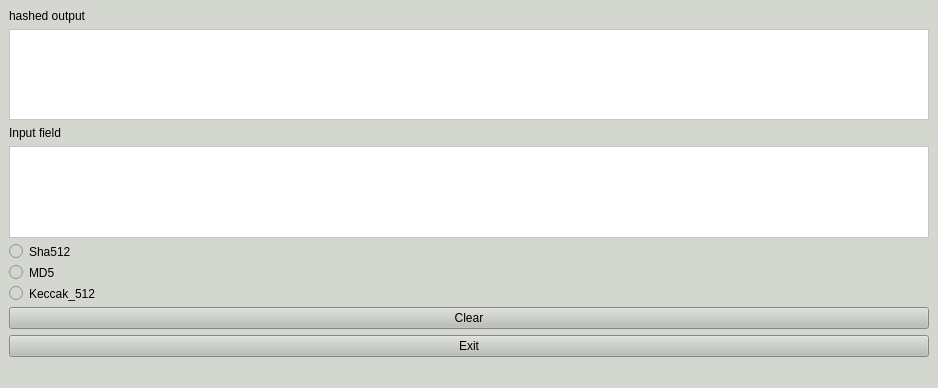
<?xml version="1.0" encoding="UTF-8"?>
<ui version="4.0">
 <class>RealTimeHash</class>
 <widget class="QMainWindow" name="RealTimeHash">
  <property name="geometry">
   <rect>
    <x>0</x>
    <y>0</y>
    <width>938</width>
    <height>388</height>
   </rect>
  </property>
  <property name="windowTitle">
   <string>RealTimeHash</string>
  </property>
  <property name="styleSheet">
   <string notr="true">background-color: rgb(211, 215, 207);
alternate-background-color: rgb(136, 138, 133);
border-color: rgb(0, 0, 0);</string>
  </property>
  <widget class="QWidget" name="centralwidget">
   <layout class="QVBoxLayout" name="verticalLayout">
    <item>
     <layout class="QVBoxLayout" name="verticalLayout_2">
      <item>
       <widget class="QLabel" name="label">
        <property name="text">
         <string>hashed output</string>
        </property>
       </widget>
      </item>
      <item>
       <widget class="QTextBrowser" name="output_field">
        <property name="styleSheet">
         <string notr="true">background-color: rgb(255, 255, 255);</string>
        </property>
       </widget>
      </item>
      <item>
       <spacer name="verticalSpacer_2">
        <property name="orientation">
         <enum>Qt::Vertical</enum>
        </property>
        <property name="sizeHint" stdset="0">
         <size>
          <width>20</width>
          <height>40</height>
         </size>
        </property>
       </spacer>
      </item>
      <item>
       <widget class="QLabel" name="label_2">
        <property name="text">
         <string>Input field</string>
        </property>
       </widget>
      </item>
      <item>
       <widget class="QTextEdit" name="input_field">
        <property name="styleSheet">
         <string notr="true">background-color: rgb(255, 255, 255);</string>
        </property>
       </widget>
      </item>
      <item>
       <widget class="QRadioButton" name="sha_hash_radio_button">
        <property name="styleSheet">
         <string notr="true">color: rgb(0, 0, 0);
</string>
        </property>
        <property name="text">
         <string>Sha512</string>
        </property>
       </widget>
      </item>
      <item>
       <widget class="QRadioButton" name="md5_hash_radio_button">
        <property name="styleSheet">
         <string notr="true">color: rgb(0, 0, 0);</string>
        </property>
        <property name="text">
         <string>MD5</string>
        </property>
       </widget>
      </item>
      <item>
       <widget class="QRadioButton" name="keccak_hash_radio_button">
        <property name="styleSheet">
         <string notr="true">color: rgb(0, 0, 0);
selection-background-color: rgb(0, 0, 0);</string>
        </property>
        <property name="text">
         <string>Keccak_512</string>
        </property>
       </widget>
      </item>
      <item>
       <widget class="QPushButton" name="clear_button">
        <property name="styleSheet">
         <string notr="true">background-color: rgb(186, 189, 182);</string>
        </property>
        <property name="text">
         <string>Clear</string>
        </property>
       </widget>
      </item>
      <item>
       <widget class="QPushButton" name="exit_button">
        <property name="styleSheet">
         <string notr="true">background-color: rgb(186, 189, 182);</string>
        </property>
        <property name="text">
         <string>Exit</string>
        </property>
       </widget>
      </item>
     </layout>
    </item>
   </layout>
  </widget>
  <widget class="QMenuBar" name="menubar">
   <property name="geometry">
    <rect>
     <x>0</x>
     <y>0</y>
     <width>938</width>
     <height>21</height>
    </rect>
   </property>
  </widget>
  <widget class="QStatusBar" name="statusbar"/>
 </widget>
 <resources/>
 <connections/>
</ui>
